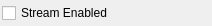
<?xml version="1.0" encoding="UTF-8"?>
<ui version="4.0">
 <class>OStreamForm</class>
 <widget class="QWidget" name="OStreamForm">
  <property name="geometry">
   <rect>
    <x>0</x>
    <y>0</y>
    <width>212</width>
    <height>26</height>
   </rect>
  </property>
  <property name="windowTitle">
   <string>Form</string>
  </property>
  <layout class="QHBoxLayout" name="horizontalLayout_2">
   <property name="spacing">
    <number>2</number>
   </property>
   <property name="leftMargin">
    <number>2</number>
   </property>
   <property name="topMargin">
    <number>2</number>
   </property>
   <property name="rightMargin">
    <number>2</number>
   </property>
   <property name="bottomMargin">
    <number>2</number>
   </property>
   <item>
    <layout class="QHBoxLayout" name="horizontalLayout">
     <item>
      <widget class="QCheckBox" name="streamEnabledBox">
       <property name="text">
        <string>Stream Enabled</string>
       </property>
      </widget>
     </item>
    </layout>
   </item>
  </layout>
 </widget>
 <resources/>
 <connections/>
</ui>
